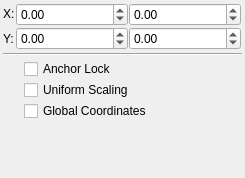
<?xml version="1.0" encoding="UTF-8"?>
<ui version="4.0">
 <class>DefaultToolWidget</class>
 <widget class="QWidget" name="DefaultToolWidget">
  <property name="geometry">
   <rect>
    <x>0</x>
    <y>0</y>
    <width>245</width>
    <height>178</height>
   </rect>
  </property>
  <property name="focusPolicy">
   <enum>Qt::NoFocus</enum>
  </property>
  <layout class="QVBoxLayout" name="verticalLayout_2">
   <property name="spacing">
    <number>3</number>
   </property>
   <property name="leftMargin">
    <number>3</number>
   </property>
   <property name="topMargin">
    <number>3</number>
   </property>
   <property name="rightMargin">
    <number>3</number>
   </property>
   <property name="bottomMargin">
    <number>3</number>
   </property>
   <item>
    <layout class="QGridLayout" name="gridLayout">
     <property name="spacing">
      <number>1</number>
     </property>
     <item row="0" column="0">
      <widget class="QLabel" name="label">
       <property name="sizePolicy">
        <sizepolicy hsizetype="Fixed" vsizetype="Fixed">
         <horstretch>0</horstretch>
         <verstretch>0</verstretch>
        </sizepolicy>
       </property>
       <property name="text">
        <string>X:</string>
       </property>
      </widget>
     </item>
     <item row="0" column="1">
      <widget class="KisDoubleParseUnitSpinBox" name="positionXSpinBox">
       <property name="sizePolicy">
        <sizepolicy hsizetype="Preferred" vsizetype="Fixed">
         <horstretch>0</horstretch>
         <verstretch>0</verstretch>
        </sizepolicy>
       </property>
       <property name="minimum">
        <double>-10000.000000000000000</double>
       </property>
       <property name="maximum">
        <double>10000.000000000000000</double>
       </property>
      </widget>
     </item>
     <item row="0" column="2">
      <widget class="KisDoubleParseUnitSpinBox" name="widthSpinBox">
       <property name="sizePolicy">
        <sizepolicy hsizetype="Preferred" vsizetype="Fixed">
         <horstretch>0</horstretch>
         <verstretch>0</verstretch>
        </sizepolicy>
       </property>
       <property name="minimum">
        <double>-10000.000000000000000</double>
       </property>
       <property name="maximum">
        <double>10000.000000000000000</double>
       </property>
      </widget>
     </item>
     <item row="0" column="3" rowspan="2">
      <widget class="KoAspectButton" name="aspectButton" native="true">
       <property name="sizePolicy">
        <sizepolicy hsizetype="Fixed" vsizetype="Fixed">
         <horstretch>0</horstretch>
         <verstretch>0</verstretch>
        </sizepolicy>
       </property>
       <property name="text" stdset="0">
        <string/>
       </property>
      </widget>
     </item>
     <item row="1" column="0">
      <widget class="QLabel" name="label_2">
       <property name="text">
        <string>Y:</string>
       </property>
      </widget>
     </item>
     <item row="1" column="1">
      <widget class="KisDoubleParseUnitSpinBox" name="positionYSpinBox">
       <property name="sizePolicy">
        <sizepolicy hsizetype="Preferred" vsizetype="Fixed">
         <horstretch>0</horstretch>
         <verstretch>0</verstretch>
        </sizepolicy>
       </property>
       <property name="minimum">
        <double>-10000.000000000000000</double>
       </property>
       <property name="maximum">
        <double>10000.000000000000000</double>
       </property>
      </widget>
     </item>
     <item row="1" column="2">
      <widget class="KisDoubleParseUnitSpinBox" name="heightSpinBox">
       <property name="sizePolicy">
        <sizepolicy hsizetype="Preferred" vsizetype="Fixed">
         <horstretch>0</horstretch>
         <verstretch>0</verstretch>
        </sizepolicy>
       </property>
       <property name="minimum">
        <double>-10000.000000000000000</double>
       </property>
       <property name="maximum">
        <double>10000.000000000000000</double>
       </property>
      </widget>
     </item>
    </layout>
   </item>
   <item>
    <widget class="Line" name="line">
     <property name="orientation">
      <enum>Qt::Horizontal</enum>
     </property>
    </widget>
   </item>
   <item>
    <layout class="QHBoxLayout" name="horizontalLayout" stretch="0,0,1">
     <property name="spacing">
      <number>1</number>
     </property>
     <item>
      <widget class="KoAnchorSelectionWidget" name="positionSelector" native="true">
       <property name="sizePolicy">
        <sizepolicy hsizetype="Preferred" vsizetype="Preferred">
         <horstretch>0</horstretch>
         <verstretch>0</verstretch>
        </sizepolicy>
       </property>
      </widget>
     </item>
     <item>
      <spacer name="horizontalSpacer">
       <property name="orientation">
        <enum>Qt::Horizontal</enum>
       </property>
       <property name="sizeType">
        <enum>QSizePolicy::MinimumExpanding</enum>
       </property>
       <property name="sizeHint" stdset="0">
        <size>
         <width>20</width>
         <height>20</height>
        </size>
       </property>
      </spacer>
     </item>
     <item>
      <layout class="QVBoxLayout" name="verticalLayout">
       <property name="spacing">
        <number>1</number>
       </property>
       <item>
        <widget class="QCheckBox" name="chkAnchorLock">
         <property name="text">
          <string>Anchor Lock</string>
         </property>
        </widget>
       </item>
       <item>
        <widget class="QCheckBox" name="chkUniformScaling">
         <property name="text">
          <string>Uniform Scaling</string>
         </property>
        </widget>
       </item>
       <item>
        <widget class="QCheckBox" name="chkGlobalCoordinates">
         <property name="text">
          <string>Global Coordinates</string>
         </property>
        </widget>
       </item>
      </layout>
     </item>
    </layout>
   </item>
   <item>
    <widget class="QWidget" name="SpecialSpacer" native="true">
     <property name="sizePolicy">
      <sizepolicy hsizetype="Preferred" vsizetype="Expanding">
       <horstretch>0</horstretch>
       <verstretch>0</verstretch>
      </sizepolicy>
     </property>
    </widget>
   </item>
  </layout>
 </widget>
 <customwidgets>
  <customwidget>
   <class>KoAspectButton</class>
   <extends>QWidget</extends>
   <header>KoAspectButton.h</header>
   <container>1</container>
  </customwidget>
  <customwidget>
   <class>KisDoubleParseUnitSpinBox</class>
   <extends>QDoubleSpinBox</extends>
   <header>kis_double_parse_unit_spin_box.h</header>
  </customwidget>
  <customwidget>
   <class>KoAnchorSelectionWidget</class>
   <extends>QWidget</extends>
   <header>KoAnchorSelectionWidget.h</header>
   <container>1</container>
  </customwidget>
 </customwidgets>
 <tabstops>
  <tabstop>positionXSpinBox</tabstop>
  <tabstop>positionYSpinBox</tabstop>
  <tabstop>widthSpinBox</tabstop>
  <tabstop>heightSpinBox</tabstop>
 </tabstops>
 <resources/>
 <connections/>
</ui>
